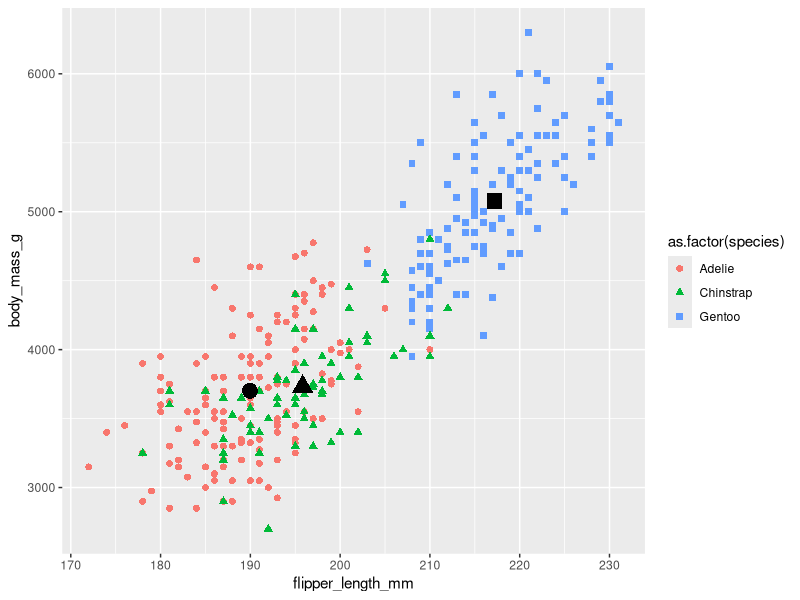

This chart was generated by the following R code:
## ---- chunk 1
#| warning: false
library(palmerpenguins)
library(tidyverse)
library(ggplot2)
## ---- chunk 2
penguins <- palmerpenguins::penguins
## ---- chunk 3
penguins
penguins$any_missing_values <- apply(X = penguins, MARGIN = 1, FUN = anyNA)
penguins
## ---- chunk 4
mean_by_species <- aggregate(cbind(bill_length_mm, flipper_length_mm) ~ species,
                             data = penguins,
                             FUN = function(x) mean(x, na.rm = TRUE))
mean_by_species
## ---- chunk 5
species_mean <- function(df, var){
  stopifnot(class(df[[var]]) %in% c("numeric", "integer"))
  by_spec <- aggregate(df[[var]],
                       by = list(species = df$species),
                       FUN = function(x) mean(x, na.rm = TRUE))
  by_spec
}
spec_mean <- species_mean(penguins, "bill_length_mm")
spec_mean
## ---- chunk 6
flipper_means <- aggregate(cbind(flipper_length_mm, body_mass_g) ~ species,
                             data = penguins,
                             FUN = function(x) mean(x, na.rm = TRUE))
flipper_means

ggplot(penguins, aes(x = flipper_length_mm,
                     y = body_mass_g,
                     color = as.factor(species),
                     shape = as.factor(species))) +
  geom_point(size = 2) +
  geom_point(flipper_means, mapping = aes(x = flipper_length_mm,  y = body_mass_g),
             color = "black",
             size = 5,
             show.legend = FALSE)
